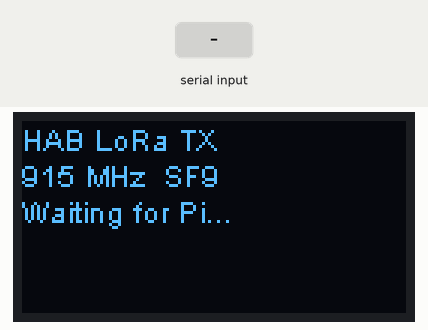
Recording of a sketch running on a simulated ESP32. On the bench: 128×64 one-colour display. The test bench sets the inputs (shaded band). What the sketch prints to the serial monitor is not drawn.

Above: at 2.0 s.
2.1 s: ",\n" received over Serial
At 3.3 s:
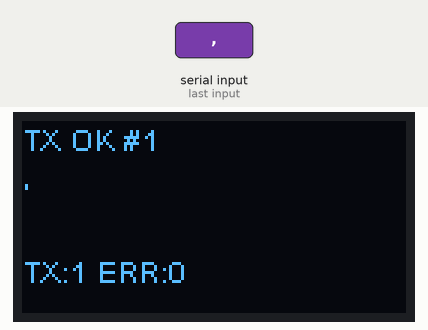
3.6 s: "1\n" received over Serial
At 4.5 s:
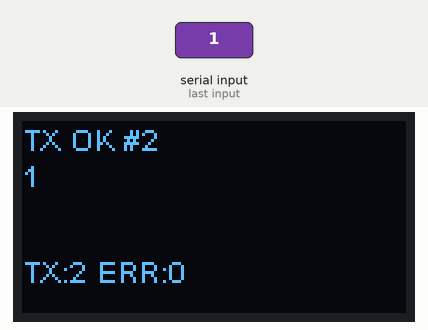
Timing chart, 0 to 6.6 s (numbered marks = the images above; inputs shaded):
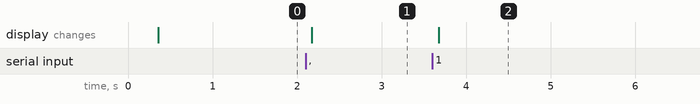

Measured:
- after the input at 2.1 s, the display: changes after 0.07 s (image 1)
- after the input at 3.6 s, the display: changes after 0.07 s (image 2)

The sketch:

lora_transmitter.ino
```cpp
/*
 * lora_transmitter.ino
 * =====================
 * Heltec WiFi LoRa 32 V2 firmware for HAB payload
 *
 * Role: Bridge between Raspberry Pi (UART) and LoRa RF link (SX1276)
 *
 * - Listens on Serial (UART0, USB) at 115200 baud for newline-terminated
 *   ASCII strings from the Raspberry Pi.
 * - On receipt, immediately re-transmits over LoRa at 915 MHz.
 * - Sends "OK\n" back to Pi on successful TX, "ERR\n" on failure.
 * - Displays last packet summary on the OLED display.
 *
 * Board:    Heltec WiFi LoRa 32 V2
 * Library:  Heltec ESP32 Dev-Boards library (install via Arduino Library Manager)
 *           Search: "Heltec ESP32 Dev-Boards" by Heltec Automation
 *
 * LoRa settings (match on ground receiver):
 *   Frequency : 915.0 MHz  (North America; change to 868.0 for EU)
 *   Bandwidth : 125 kHz
 *   SF        : 9   (compromise between range and data rate)
 *   CR        : 4/5
 *   TX Power  : 20 dBm (max for SX1276)
 *   Preamble  : 8 symbols
 */

#include "heltec.h"   // Heltec unified library: LoRa + OLED + LED

// ── LoRa parameters ────────────────────────────────────────────────────────────
#define LORA_BAND      915E6   // Hz — change to 868E6 for Europe
#define LORA_SF        9
#define LORA_BW        125E3
#define LORA_CR        5       // coding rate denominator (5 = 4/5)
#define LORA_PREAMBLE  8
#define LORA_TX_POWER  20      // dBm

// ── Serial baud rate (Pi ↔ ESP32) ────────────────────────────────────────────
#define UART_BAUD      115200

// ── OLED display ──────────────────────────────────────────────────────────────
#define OLED_LINE_HEIGHT 10
#define DISPLAY_WIDTH    128

// ── Globals ───────────────────────────────────────────────────────────────────
static uint32_t txCount    = 0;
static uint32_t errCount   = 0;
static String   lastPacket = "";


// ── Setup ─────────────────────────────────────────────────────────────────────
void setup() {
  // Heltec.begin(display, LoRa, serial, PABOOST, LORA_BAND)
  Heltec.begin(true, true, true, true, LORA_BAND);

  Serial.begin(UART_BAUD);

  // Configure LoRa modem
  LoRa.setSpreadingFactor(LORA_SF);
  LoRa.setSignalBandwidth(LORA_BW);
  LoRa.setCodingRate4(LORA_CR);
  LoRa.setPreambleLength(LORA_PREAMBLE);
  LoRa.setTxPower(LORA_TX_POWER);
  LoRa.enableCrc();

  // Splash screen
  Heltec.display->clear();
  Heltec.display->setFont(ArialMT_Plain_10);
  Heltec.display->drawString(0, 0,  "HAB LoRa TX");
  Heltec.display->drawString(0, 12, "915 MHz  SF9");
  Heltec.display->drawString(0, 24, "Waiting for Pi...");
  Heltec.display->display();

  delay(500);
}


// ── Main loop ─────────────────────────────────────────────────────────────────
void loop() {
  if (Serial.available()) {
    // Read until newline (Pi sends "<packet>\n")
    String packet = Serial.readStringUntil('\n');
    packet.trim();

    if (packet.length() == 0) return;

    lastPacket = packet;

    // ── Transmit over LoRa ────────────────────────────────────────────────
    LoRa.beginPacket();
    LoRa.print(packet);
    int result = LoRa.endPacket();   // blocking; returns 1 on success

    if (result == 1) {
      txCount++;
      Serial.println("OK");
      updateDisplay(packet, true);
    } else {
      errCount++;
      Serial.println("ERR");
      updateDisplay(packet, false);
    }
  }
}


// ── OLED update ───────────────────────────────────────────────────────────────
void updateDisplay(const String& packet, bool success) {
  Heltec.display->clear();
  Heltec.display->setFont(ArialMT_Plain_10);

  // Line 0: status bar
  String status = success ? "TX OK #" + String(txCount)
                          : "TX ERR #" + String(errCount);
  Heltec.display->drawString(0, 0, status);

  // Lines 1–4: first ~80 chars of packet (OLED is narrow)
  // Packet: HAB,id,utc,temp,pres,bmpalt,lat,lon,gpsalt,spd,sats,fix,muons,adc,win*CS
  // Parse key fields for a more readable display
  int commaPositions[4] = {-1, -1, -1, -1};
  int found = 0;
  for (int i = 0; i < (int)packet.length() && found < 4; i++) {
    if (packet.charAt(i) == ',') {
      commaPositions[found++] = i;
    }
  }

  // Extract: id (field 1), temp (field 3), bmp_alt (field 5), muons (field 11)
  // We'll just show the first 3 fields on line 2 and let the user read the rest
  String shortPkt = packet.substring(0, min((int)packet.length(), 42));
  Heltec.display->drawString(0, 12, shortPkt);

  // Line 3: lat/lon snippet
  String remainder = packet.substring(min((int)packet.length(), 42));
  Heltec.display->drawString(0, 24, remainder.substring(0, min((int)remainder.length(), 42)));

  // Line 4: TX / ERR counts
  Heltec.display->drawString(0, 44, "TX:" + String(txCount) + " ERR:" + String(errCount));

  Heltec.display->display();
}
```
